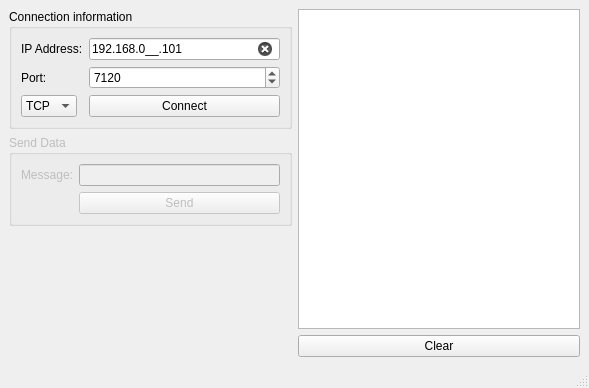
<?xml version="1.0" encoding="UTF-8"?>
<ui version="4.0">
 <class>MainWindow</class>
 <widget class="QMainWindow" name="MainWindow">
  <property name="geometry">
   <rect>
    <x>0</x>
    <y>0</y>
    <width>589</width>
    <height>388</height>
   </rect>
  </property>
  <property name="windowTitle">
   <string>Client</string>
  </property>
  <property name="styleSheet">
   <string notr="true">#lnIPAddress[state = &quot;0&quot;]{
	
	background-color: rgb(234, 0, 0);
}

#lnIPAddress[state = &quot;1&quot;]{
	
	background-color: rgb(67, 135, 100);
}
</string>
  </property>
  <widget class="QWidget" name="centralwidget">
   <layout class="QHBoxLayout" name="horizontalLayout">
    <item>
     <layout class="QVBoxLayout" name="verticalLayout_2">
      <item>
       <widget class="QGroupBox" name="groupBox">
        <property name="title">
         <string>Connection information</string>
        </property>
        <layout class="QFormLayout" name="formLayout">
         <item row="0" column="0">
          <widget class="QLabel" name="label">
           <property name="text">
            <string>IP Address:</string>
           </property>
          </widget>
         </item>
         <item row="0" column="1">
          <widget class="QLineEdit" name="lnIPAddress">
           <property name="inputMask">
            <string>000.000.000.000;_</string>
           </property>
           <property name="text">
            <string>192.168.0.101</string>
           </property>
           <property name="clearButtonEnabled">
            <bool>true</bool>
           </property>
           <property name="state" stdset="0">
            <string/>
           </property>
          </widget>
         </item>
         <item row="1" column="0">
          <widget class="QLabel" name="label_2">
           <property name="text">
            <string>Port:</string>
           </property>
          </widget>
         </item>
         <item row="1" column="1">
          <widget class="QSpinBox" name="spnPort">
           <property name="minimum">
            <number>7116</number>
           </property>
           <property name="maximum">
            <number>65535</number>
           </property>
           <property name="value">
            <number>7120</number>
           </property>
          </widget>
         </item>
         <item row="3" column="1">
          <widget class="QPushButton" name="btnConnect">
           <property name="text">
            <string>Connect</string>
           </property>
          </widget>
         </item>
         <item row="3" column="0">
          <widget class="QComboBox" name="comboBox">
           <item>
            <property name="text">
             <string>TCP</string>
            </property>
           </item>
           <item>
            <property name="text">
             <string>UDP</string>
            </property>
           </item>
          </widget>
         </item>
        </layout>
       </widget>
      </item>
      <item>
       <widget class="QGroupBox" name="grpSendData">
        <property name="enabled">
         <bool>false</bool>
        </property>
        <property name="title">
         <string>Send Data</string>
        </property>
        <layout class="QFormLayout" name="formLayout_2">
         <item row="0" column="0">
          <widget class="QLabel" name="label_3">
           <property name="text">
            <string>Message:</string>
           </property>
          </widget>
         </item>
         <item row="0" column="1">
          <widget class="QLineEdit" name="lnMessage">
           <property name="text">
            <string/>
           </property>
           <property name="clearButtonEnabled">
            <bool>true</bool>
           </property>
           <property name="state" stdset="0">
            <string/>
           </property>
          </widget>
         </item>
         <item row="1" column="1">
          <widget class="QPushButton" name="btnSend">
           <property name="text">
            <string>Send</string>
           </property>
          </widget>
         </item>
        </layout>
       </widget>
      </item>
      <item>
       <spacer name="verticalSpacer">
        <property name="orientation">
         <enum>Qt::Vertical</enum>
        </property>
        <property name="sizeHint" stdset="0">
         <size>
          <width>20</width>
          <height>40</height>
         </size>
        </property>
       </spacer>
      </item>
     </layout>
    </item>
    <item>
     <layout class="QVBoxLayout" name="verticalLayout">
      <item>
       <widget class="QListWidget" name="lstConsole"/>
      </item>
      <item>
       <widget class="QPushButton" name="btnClear">
        <property name="text">
         <string>Clear</string>
        </property>
       </widget>
      </item>
     </layout>
    </item>
   </layout>
  </widget>
  <widget class="QMenuBar" name="menubar">
   <property name="geometry">
    <rect>
     <x>0</x>
     <y>0</y>
     <width>589</width>
     <height>25</height>
    </rect>
   </property>
  </widget>
  <widget class="QStatusBar" name="statusbar"/>
 </widget>
 <resources/>
 <connections>
  <connection>
   <sender>btnClear</sender>
   <signal>clicked()</signal>
   <receiver>lstConsole</receiver>
   <slot>clear()</slot>
   <hints>
    <hint type="sourcelabel">
     <x>401</x>
     <y>396</y>
    </hint>
    <hint type="destinationlabel">
     <x>413</x>
     <y>326</y>
    </hint>
   </hints>
  </connection>
 </connections>
</ui>
